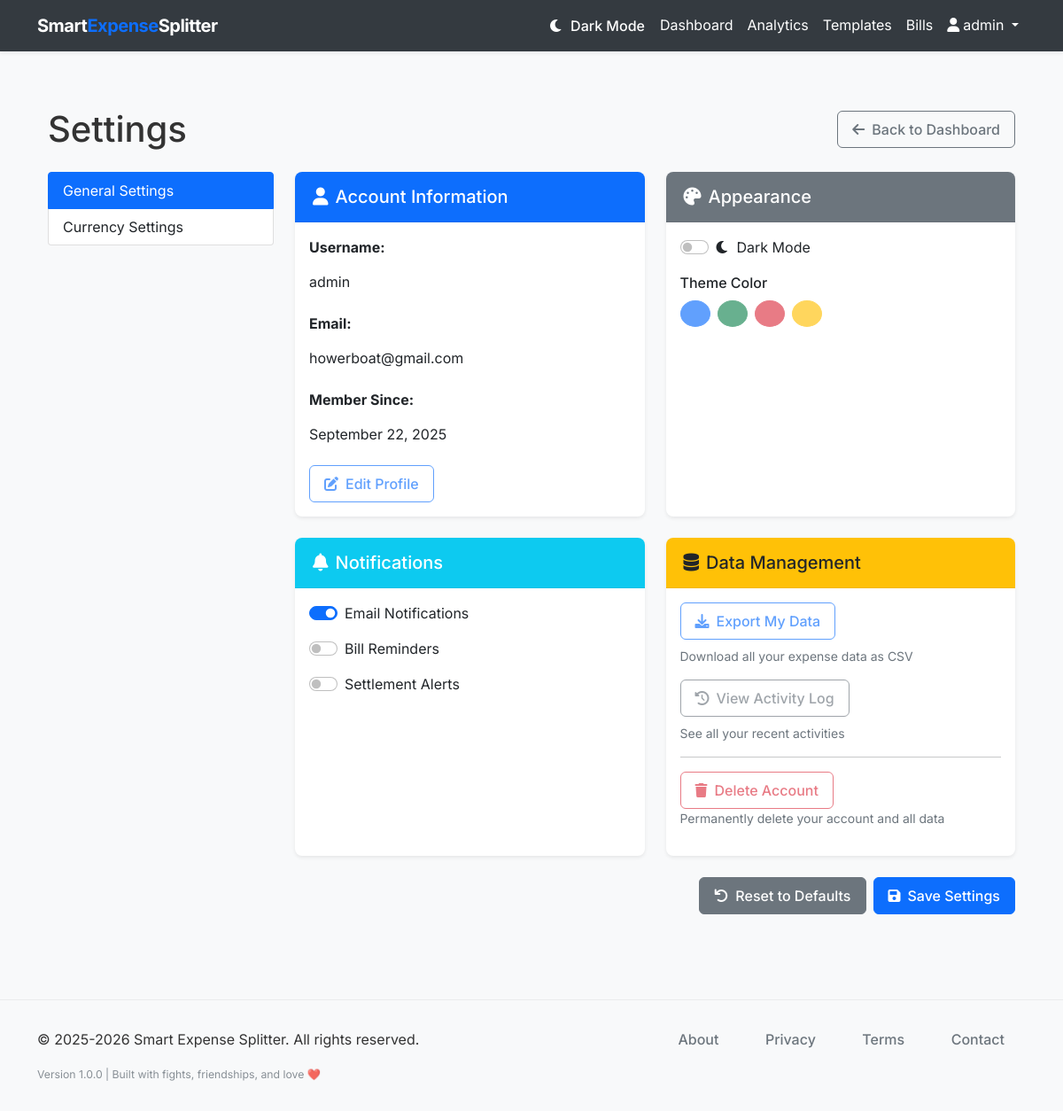
The app's page /settings (signed in) with its own data.
### models.py (models this page shows, shortened)
class User(db.Model, UserMixin):
    __tablename__ = 'users'
    id = db.Column(db.Integer, primary_key=True)
    username = db.Column(db.String(64), unique=True, nullable=False)
    email = db.Column(db.String(120), unique=True, nullable=False)
    password_hash = db.Column(db.String(128), nullable=False)
    created_at = db.Column(db.DateTime, default=datetime.utcnow)
    groups = db.relationship('Group', back_populates='user', cascade='all, delete-orphan')
    bill_templates = db.relationship('BillTemplate', back_populates='user', cascade='all, delete-orphan')

### routes.py (the view)
@app.route('/settings')
@login_required
def settings():
    return render_template('settings.html', title='Settings')

### smart_expense_splitter.py (called while the page is built)
@login_manager.user_loader
def load_user(user_id):
    from models import User
    return User.query.get(int(user_id))

### templates/settings.html (shortened to what this page needs)
{% extends "layout.html" %}
{% block content %}
<div class="container py-4">
    <div class="d-flex justify-content-between align-items-center mb-4">
        <h1 class="mb-0">Settings</h1>
        <a href="{{ url_for('dashboard') }}" class="btn btn-outline-secondary">
            <i class="fas fa-arrow-left me-2"></i>Back to Dashboard
        </a>
    </div>
    <div class="row">
        <div class="col-md-3">
            <div class="list-group">
                <a href="#" class="list-group-item list-group-item-action active">General Settings</a>
                <a href="{{ url_for('currency_settings') }}" class="list-group-item list-group-item-action">Currency Settings</a>
            </div>
        </div>
        <div class="col-md-9">
            <div class="row">
        <div class="col-md-6 mb-4">
            <div class="card border-0 shadow-sm h-100">
                <div class="card-header bg-primary text-white">
                    <h3 class="h5 mb-0"><i class="fas fa-user me-2"></i>Account Information</h3>
                </div>
                <div class="card-body">
                    <div class="mb-3">
                        <label class="form-label"><strong>Username:</strong></label>
                        <p class="form-control-plaintext">{{ current_user.username }}</p>
                    </div>
                    <div class="mb-3">
                        <label class="form-label"><strong>Email:</strong></label>
                        <p class="form-control-plaintext">{{ current_user.email }}</p>
                    </div>
                    <div class="mb-3">
                        <label class="form-label"><strong>Member Since:</strong></label>
                        <p class="form-control-plaintext">{{ current_user.created_at.strftime('%B %d, %Y') if current_user.created_at else 'Unknown' }}</p>
                    </div>
                    <button class="btn btn-outline-primary" disabled>
                        <i class="fas fa-edit me-2"></i>Edit Profile
                    </button>
                </div>
            </div>
        </div>
        <div class="col-md-6 mb-4">
            <div class="card border-0 shadow-sm h-100">
                <div class="card-header bg-secondary text-white">
                    <h3 class="h5 mb-0"><i class="fas fa-palette me-2"></i>Appearance</h3>
                </div>
                <div class="card-body">
                    <div class="mb-3">
                        <div class="form-check form-switch">
                            <input class="form-check-input" type="checkbox" id="darkModeSwitch" onchange="toggleDarkMode()">
                            <label class="form-check-label" for="darkModeSwitch">
                                <i class="fas fa-moon me-2"></i>Dark Mode
                            </label>
                        </div>
                    </div>
                    <div class="mb-3">
                        <label class="form-label">Theme Color</label>
                        <div class="d-flex gap-2">
                            <button class="btn btn-sm btn-primary" style="width: 30px; height: 30px; border-radius: 50%;" disabled></button>
                            <button class="btn btn-sm btn-success" style="width: 30px; height: 30px; border-radius: 50%;" disabled></button>
                            <button class="btn btn-sm btn-danger" style="width: 30px; height: 30px; border-radius: 50%;" disabled></button>
                            <button class="btn btn-sm btn-warning" style="width: 30px; height: 30px; border-radius: 50%;" disabled></button>
                        </div>
                    </div>
                </div>
            </div>
        </div>
        <div class="col-md-6 mb-4">
            <div class="card border-0 shadow-sm h-100">
                <div class="card-header bg-info text-white">
                    <h3 class="h5 mb-0"><i class="fas fa-bell me-2"></i>Notifications</h3>
                </div>
                <div class="card-body">
                    <div class="mb-3">
                        <div class="form-check form-switch">
                            <input class="form-check-input" type="checkbox" id="emailNotifications" checked>
                            <label class="form-check-label" for="emailNotifications">
                                Email Notifications
                            </label>
                        </div>
                    </div>
                    <div class="mb-3">
                        <div class="form-check form-switch">
                            <input class="form-check-input" type="checkbox" id="billReminders">
                            <label class="form-check-label" for="billReminders">
                                Bill Reminders
                            </label>
                        </div>
                    </div>
                    <div class="mb-3">
                        <div class="form-check form-switch">
                            <input class="form-check-input" type="checkbox" id="settlementAlerts">
                            <label class="form-check-label" for="settlementAlerts">
                                Settlement Alerts
                            </label>
                        </div>
                    </div>
                </div>
            </div>
        </div>
        <div class="col-md-6 mb-4">
            <div class="card border-0 shadow-sm h-100">
                <div class="card-header bg-warning text-dark">
                    <h3 class="h5 mb-0"><i class="fas fa-database me-2"></i>Data Management</h3>
                </div>
                <div class="card-body">
                    <div class="mb-3">
                        <button class="btn btn-outline-primary mb-2" disabled>
                            <i class="fas fa-download me-2"></i>Export My Data
                        </button>
                        <small class="text-muted d-block">Download all your expense data as CSV</small>
                    </div>
                    <div class="mb-3">
                        <button class="btn btn-outline-secondary mb-2" disabled>
                            <i class="fas fa-history me-2"></i>View Activity Log
                        </button>
                        <small class="text-muted d-block">See all your recent activities</small>
                    </div>
                    <hr>
                    <div class="mb-3">
                        <button class="btn btn-outline-danger" disabled>
                            <i class="fas fa-trash me-2"></i>Delete Account
                        </button>
                        <small class="text-muted d-block">Permanently delete your account and all data</small>
                    </div>
                </div>
            </div>
        </div>
            </div>
        </div>
    </div>
    <div class="row">
        <div class="col-12">
            <div class="d-flex justify-content-end gap-2">
                <button class="btn btn-secondary" onclick="resetSettings()">
                    <i class="fas fa-undo me-2"></i>Reset to Defaults
                </button>
                <button class="btn btn-primary" onclick="saveSettings()">
                    <i class="fas fa-save me-2"></i>Save Settings
                </button>
            </div>
        </div>
    </div>
</div>
{% endblock %}

### templates/layout.html (shortened to what this page needs)
<!DOCTYPE html>
<html lang="en">
<head>
    <link href="https://cdn.jsdelivr.net/npm/bootstrap@5.1.3/dist/css/bootstrap.min.css" rel="stylesheet">
    <link rel="stylesheet" href="https://cdnjs.cloudflare.com/ajax/libs/font-awesome/6.0.0/css/all.min.css">
    <link rel="stylesheet" href="{{ url_for('static', filename='css/style.css') }}">
</head>
<body>
    <nav class="navbar navbar-expand-lg navbar-light bg-white shadow-sm">
        <div class="container">
            <a class="navbar-brand" href="{{ url_for('index') }}">Smart<span>Expense</span>Splitter</a>
            <div class="collapse navbar-collapse" id="navbarNav">
                <ul class="navbar-nav ms-auto">
                    {% if current_user.is_authenticated %}
                    <li class="nav-item">
                        <button class="btn btn-link nav-link" id="darkModeToggle" title="Toggle Dark Mode">
                        </button>
                    </li>
                    <li class="nav-item">
                        <a class="nav-link" href="{{ url_for('dashboard') }}">Dashboard</a>
                    </li>
                    <li class="nav-item">
                        <a class="nav-link" href="{{ url_for('analytics') }}">Analytics</a>
                    </li>
                    <li class="nav-item">
                                <a class="nav-link" href="{{ url_for('bill_templates') }}">Templates</a>
                            </li>
                            <li class="nav-item">
                                 <a class="nav-link" href="{{ url_for('bills') }}">Bills</a>
                             </li>
                    <li class="nav-item dropdown">
                        <a class="nav-link dropdown-toggle" href="#" id="navbarDropdown" role="button" data-bs-toggle="dropdown" aria-expanded="false">
                            <i class="fas fa-user me-1"></i>{{ current_user.username }}
                        </a>
                    </li>
                    {% endif %}
                </ul>
            </div>
        </div>
    </nav>
    <main class="container py-4">
        {% block content %}{% endblock %}
    </main>
    <footer class="footer" role="contentinfo" aria-label="Site footer">
        <div class="container">
            <div class="row">
                <div class="col-md-6" role="region" aria-labelledby="copyright-heading">
                    <p class="mb-0" itemprop="copyrightNotice">&copy; 2025-2026 Smart Expense Splitter. All rights reserved.</p>
                </div>
                <div class="col-md-6 text-md-end" role="region" aria-labelledby="footer-nav-heading">
                    <nav class="footer-links" aria-label="Legal and company information">
                        <ul class="list-inline mb-0" role="list">
                            <li class="list-inline-item" role="listitem">
                                <a href="{{ url_for('about') }}" aria-label="Learn more about Smart Expense Splitter company and mission"
                                   class="text-decoration-none" rel="noopener noreferrer">About</a>
                            </li>
                            <li class="list-inline-item" role="listitem">
                                <a href="{{ url_for('privacy') }}" aria-label="Read our privacy policy and data protection practices"
                                   class="text-decoration-none" rel="noopener noreferrer">Privacy</a>
                            </li>
                            <li class="list-inline-item" role="listitem">
                                <a href="{{ url_for('terms') }}" aria-label="Review our terms of service and usage agreements"
                                   class="text-decoration-none" rel="noopener noreferrer">Terms</a>
                            </li>
                            <li class="list-inline-item" role="listitem">
                                <a href="{{ url_for('contact') }}" aria-label="Contact Smart Expense Splitter support team"
                                   class="text-decoration-none" rel="noopener noreferrer">Contact</a>
                            </li>
                        </ul>
                    </nav>
                </div>
            </div>
            <div class="row mt-3" role="region" aria-labelledby="footer-info-heading">
                <div class="col-12">
                    <div class="footer-info text-center text-md-start" aria-label="Application version and technical information">
                        <small class="text-muted" itemprop="version" aria-label="Application version 1.0.0">
                            Version 1.0.0 | Built with fights, friendships, and love ❤️
                        </small>
                    </div>
                </div>
            </div>
        </div>
    </footer>
</body>
</html>

### static/css/style.css (style rules this page uses)
body { font-family: 'Inter', -apple-system, BlinkMacSystemFont, 'Segoe UI', Roboto, Oxygen, Ubuntu, Cantarell, 'Open Sans', 'Helvetica Neue', sans-serif; color: #333; background-color: #f8f9fa; }
.navbar-brand { font-weight: 700; letter-spacing: -0.5px; }
.navbar-brand span { color: #0d6efd; }
.btn { border-radius: 0.375rem; padding: 0.5rem 1rem; font-weight: 500; }
.btn-primary { background-color: #0d6efd; border-color: #0d6efd; }
.card { border-radius: 0.5rem; overflow: hidden; }
.card-header { border-bottom: 1px solid rgba(0, 0, 0, 0.05); padding: 1rem 1.25rem; }
.form-label { font-weight: 500; }
.footer { background-color: #f8f9fa; padding: 2rem 0; margin-top: 3rem; border-top: 1px solid rgba(0, 0, 0, 0.05); }
.footer-links a { color: #6c757d; margin-right: 1.5rem; text-decoration: none; transition: color 0.2s ease-in-out; font-weight: 500; }
.footer-info { font-size: 0.875rem; opacity: 0.8; }
.footer-links ul { margin: 0; padding: 0; }
.footer-links .list-inline-item:not(:last-child) { margin-right: 1.5rem; }

### templates/layout.html (style rules this page uses)
:root { --bg-primary: #ffffff; --bg-secondary: #f8f9fa; --bg-card: #ffffff; --text-primary: #212529; --text-secondary: #6c757d; --border-color: #dee2e6; --navbar-bg: #343a40; --navbar-text: #ffffff; }
body { background-color: var(--bg-primary); color: var(--text-primary); transition: background-color 0.3s ease, color 0.3s ease; }
.navbar { background-color: var(--navbar-bg) !important; }
.navbar-brand, .navbar-nav .nav-link { color: var(--navbar-text) !important; }
.card { background-color: var(--bg-card); border-color: var(--border-color); color: var(--text-primary); }

### records on screen
User: username "admin", email "howerboat@gmail.com", created_at "September 22, 2025"
